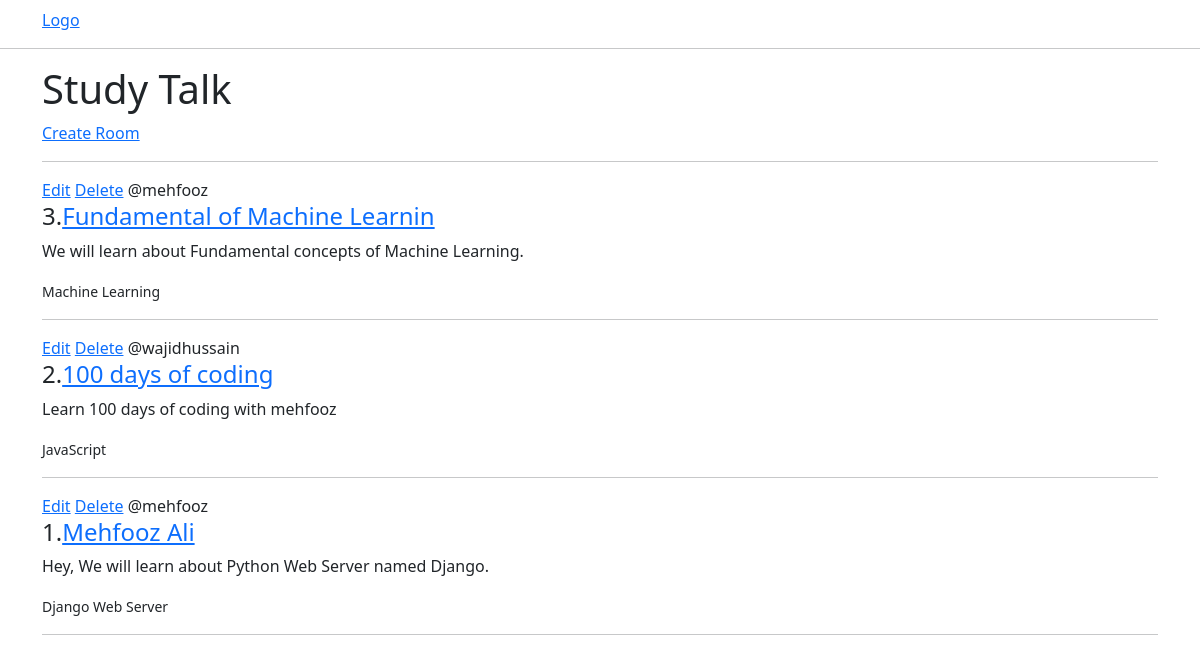
Before: / with the older database file.
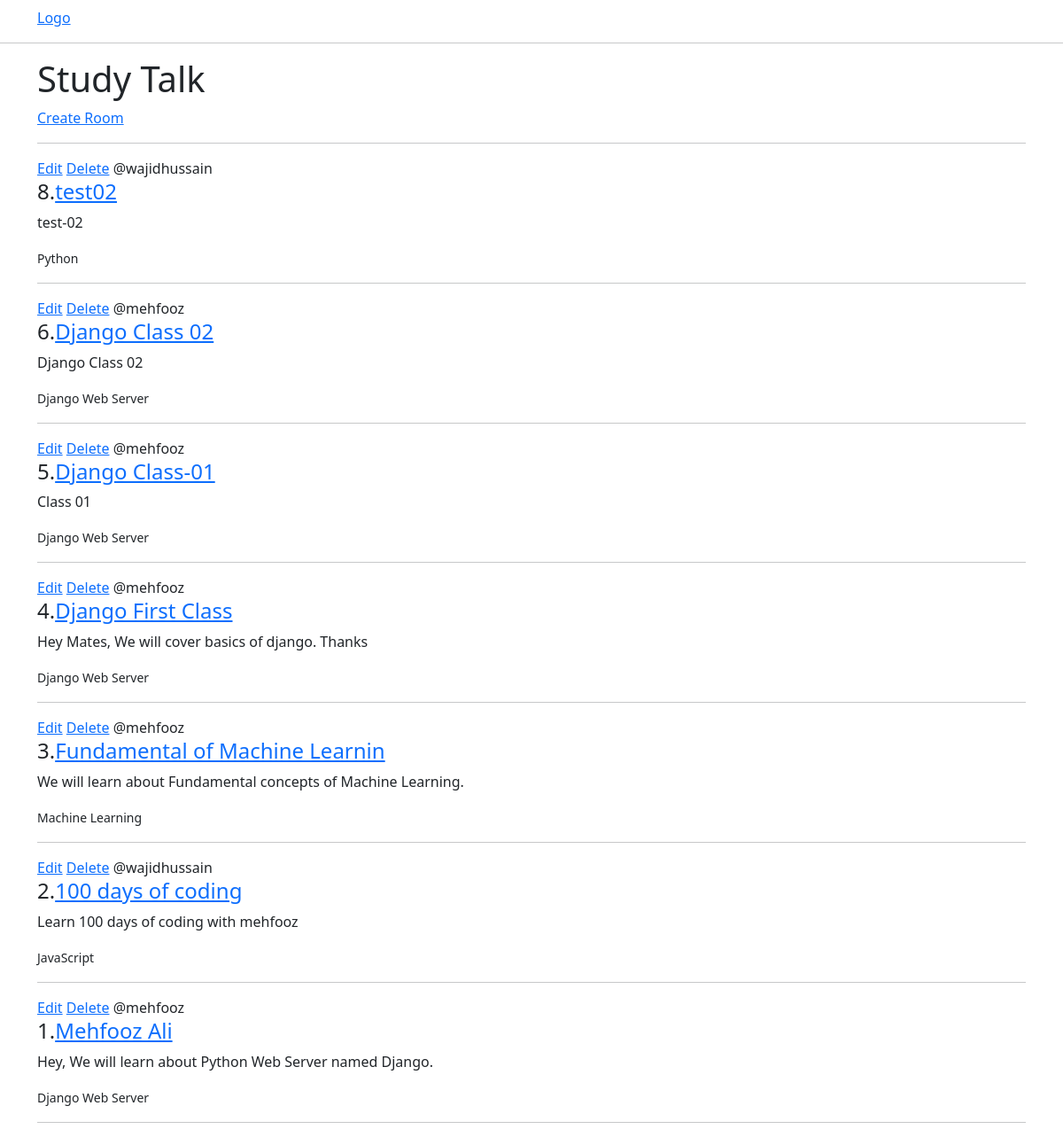
After: the same page with the newer database file.
### base/models.py (models this page shows, shortened)
class Room(models.Model):
    host = models.ForeignKey(User, on_delete=models.SET_NULL, null=True)
    topic = models.ForeignKey(Topic, on_delete=models.SET_NULL, null=True)
    name = models.CharField(max_length=200)
    description = models.TextField(null=True, blank=True)
    updated = models.DateTimeField(auto_now=True)
    created = models.DateTimeField(auto_now_add=True)
    class Meta:
        ordering = ['-updated', '-created']

class Topic(models.Model):
    name = models.CharField(max_length=200)

### base/views.py (the view)
# urls.py: path('', views.home, name='home'),
def home(request):
    room = Room.objects.all()
    context = {'room':room}
    return render(request, 'base/home.html', context)

### base/templates/base/home.html (shortened to what this page needs)
{% extends 'base/main.html' %}
{% block content %}
    {% include "base/navbar.html" %}
    <div class="container">
        <div>
            <h1>Study Talk  </h1>
            <a href="{% url 'create-room' %}">Create Room</a>
            <hr>
        <div>
                <div>
                    {% for r in room %}
                            <a href="{% url 'update-room' r.id %}">Edit</a>
                            <a href="{% url 'delete-room' r.id %}">Delete</a>
                        <span>@{{r.host.username}}</span>
                        <h4>{{r.id}}.<a href="{% url 'room' r.id %}">{{r.name}}</a></h4>
                        <p>{{r.description}}</p>
                        <small>{{r.topic.name}}</small>
                        <hr>
                    {% endfor %}
                </div>
        </div>
        </div>
    </div>
{% endblock content %}

### base/templates/base/main.html (shortened to what this page needs)
<!doctype html>
<html lang="en">
  <head>
    <link href="https://cdn.jsdelivr.net/npm/bootstrap@5.1.3/dist/css/bootstrap.min.css" rel="stylesheet">
  </head>
  <body>
    {% block content %}
    {% endblock content %}
  </body>
</html>

### base/templates/base/navbar.html
    <div class="container my-2">
        <a href="/">Logo</a>
    </div>
    <hr>

Changed rows visible on the page:
added Room: host.username "wajidhussain", id "8", name "test02", description "test-02", topic.name "Python"
added Room: host.username "mehfooz", id "6", name "Django Class 02", description "Django Class 02", topic.name "Django Web Server"
added Room: host.username "mehfooz", id "5", name "Django Class-01", description "Class 01", topic.name "Django Web Server"
added Room: host.username "mehfooz", id "4", name "Django First Class", description "Hey Mates, We will cover basics of django. Thanks", topic.name "Django Web Server"
